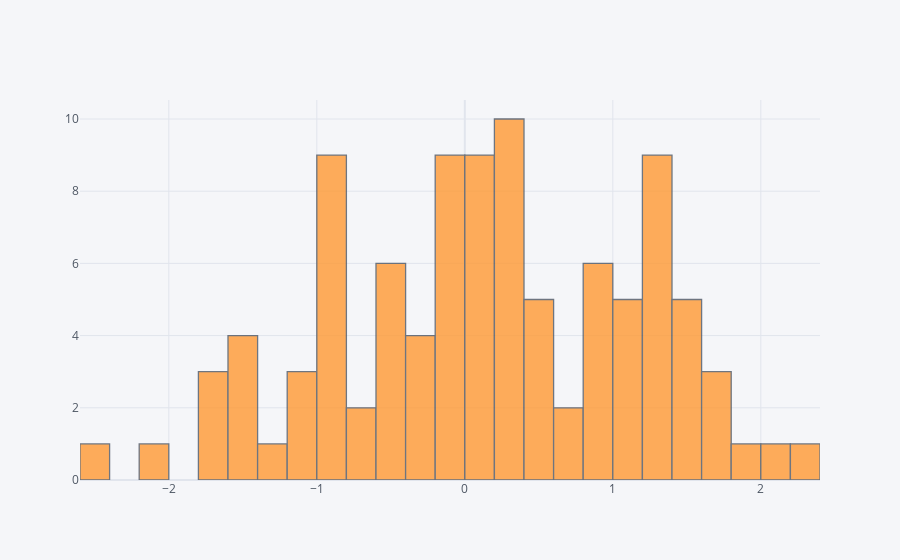

Notebook cell for this chart:
### Code cell
df['A'].iplot(kind='hist',bins=25)

### Figure 1 — Plotly figure (JSON) as saved in the notebook; plotly's stock layout.template omitted (floating-point values rounded to 4 significant figures)
{"data": [{"histfunc": "count", "histnorm": "", "marker": {"color": "rgba(255, 153, 51, 1.0)", "line": {"color": "#4D5663", "width": 1.3}}, "name": "A", "nbinsx": 25, "opacity": 0.8, "orientation": "v", "type": "histogram", "x": [-0.04522, 0.678, 1.006, -0.9729, -0.1429, 1.292, 0.164, 0.5864, 0.005048, 0.1832, -2.495, 1.326, -1.679, 1.272, 1.578, 1.664, -0.7936, 1.475, -0.5171, 1.236, 1.705, 0.8696, 0.04825, -0.5596, -1.133, -1.407, -0.276, 0.85, 0.2733, -0.9271, -0.1194, -1.634, -0.4181, 0.05075, -0.2046, -2.015, 1.129, -0.5353, 0.7206, 0.4435, 2.288, 0.8593, -0.8475, 0.5741, 0.8669, 1.66, 1.141, -0.1249, 1.008, -0.8015, 0.06322, 0.02031, 1.31, 0.322, -1.746, 1.481, -0.8036, -0.8978, 0.4834, 1.417, 1.476, 2.046, 1.832, -0.7777, 0.9212, -1.071, 0.2665, -0.2375, 0.1293, -1.509, 0.361, 0.345, 0.9268, -0.8784, 0.3557, -0.08607, 1.213, 1.221, -1.571, 0.3772, 0.1837, 0.2364, -0.1494, 1.266, -0.5669, -0.0612, -1.015, -0.06491, -0.09679, 0.4631, -1.55, 0.3662, 1.397, -1.246, -0.4193, -0.9966, -0.893, -0.3752, 1.117, 0.2283]}], "layout": {"barmode": "overlay", "legend": {"bgcolor": "#F5F6F9", "font": {"color": "#4D5663"}}, "paper_bgcolor": "#F5F6F9", "plot_bgcolor": "#F5F6F9", "title": {"font": {"color": "#4D5663"}}, "xaxis": {"gridcolor": "#E1E5ED", "showgrid": true, "tickfont": {"color": "#4D5663"}, "title": {"font": {"color": "#4D5663"}, "text": ""}, "zerolinecolor": "#E1E5ED"}, "yaxis": {"gridcolor": "#E1E5ED", "showgrid": true, "tickfont": {"color": "#4D5663"}, "title": {"font": {"color": "#4D5663"}, "text": ""}, "zerolinecolor": "#E1E5ED"}}}
